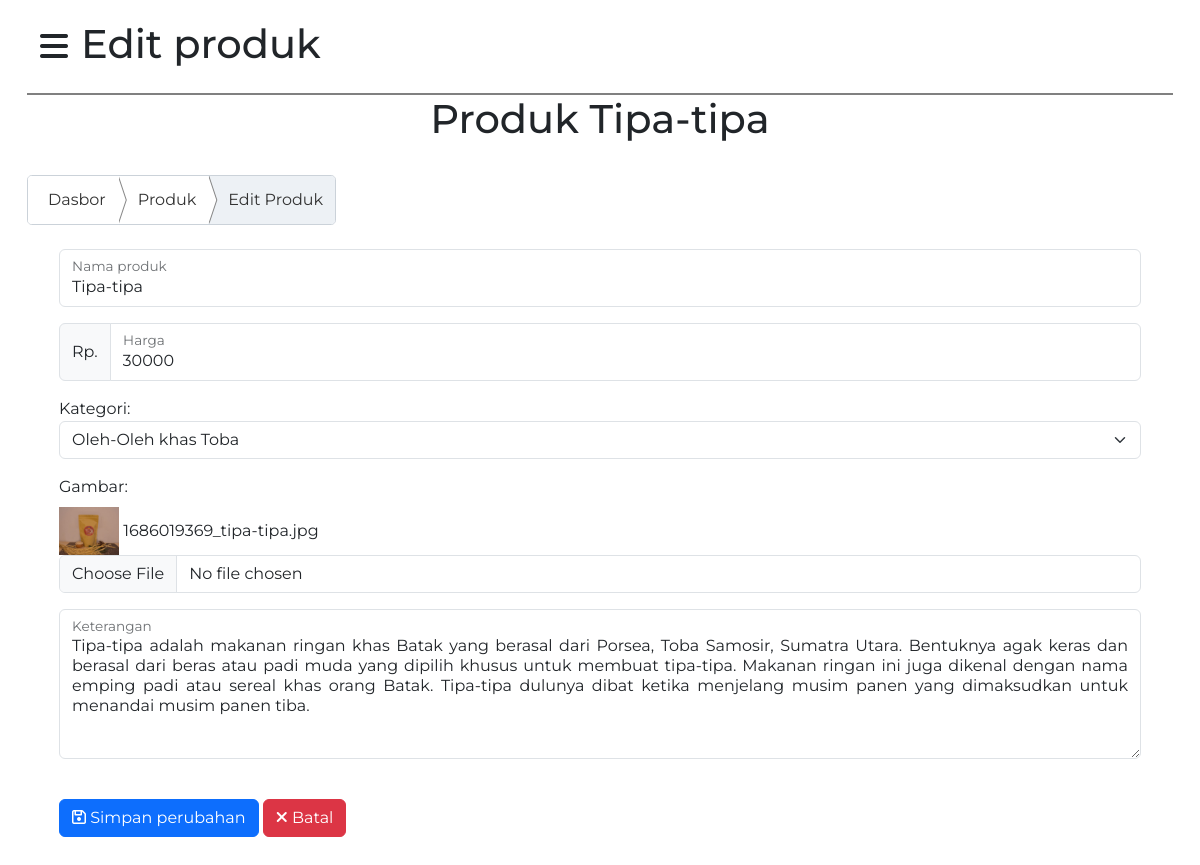
Page /admin/edit_produk.php?id=24 (signed in) on the committed database.
### tables this page shows
CREATE TABLE `produk` (
  `id` INT(11) NOT NULL,
  `kategori_id` INT(11) NOT NULL,
  `nama` VARCHAR(255) NOT NULL,
  `harga` DOUBLE NOT NULL,
  `foto` TEXT DEFAULT NULL,
  `detail` TEXT DEFAULT NULL
);

CREATE TABLE `kategori` (
  `id_kategori` INT(11) NOT NULL,
  `nama_kategori` VARCHAR(100) NOT NULL,
  `gambar_kategori` VARCHAR(200) NOT NULL
);

### admin/edit_produk.php (the view, shortened to what this page needs)
<?php
include('config.php');
$id_produk  = $_GET['id'];
$q_produk   = mysqli_query($koneksi, "SELECT * FROM produk WHERE id='$id_produk'");
$produk     = mysqli_fetch_assoc($q_produk);
$q_kategori = mysqli_query($koneksi, "SELECT * FROM kategori");
?>
<?php include('sidebar.php'); ?>
<h1>Edit produk</h1>
                        </div>
                        <center >
                                <h1 class="title">Produk <?= $produk['nama']; ?> </h1>
                                <br>
                            </center>
                        <nav class="breadcrumbs">
                            <a href="index.php" class="breadcrumbs__item">Dasbor</a>
                            <a href="produk.php" class="breadcrumbs__item">Produk</a>
                            <a href="#cart" class="breadcrumbs__item is-active">Edit Produk</a>
                            </nav>
                        <form style="padding-inline:2rem;" method="POST" action="edit_produk_proses.php" enctype="multipart/form-data">
                                <input type="hidden" class="form-control" value="<?= $produk['id']; ?>" name="id" readonly ><br>
                            <div class="mb-3">
                                <div class="form-floating">
                                    <input type="text" class="form-control" value="<?= $produk['nama']; ?>" name="nama" id="floatingInputGroup1" placeholder="Nama">
                                    <label for="floatingInputGroup1">Nama produk</label>
                                </div>
                            </div>
                            <div class="mb-3">
                            <div class="input-group mb-3">
                                <span class="input-group-text">Rp.</span>
                                <div class="form-floating">
                                <input type="number" class="form-control" value="<?= $produk['harga']; ?>" name="harga" id="floatingInputGroup1" placeholder="Harga" min="1000">
                                    <label for="floatingInputGroup1">Harga</label>
                                </div>
                            </div>
                            </div>
                            <div class="mb-3">
                                <label for="kategori">Kategori: </label>
                            <select class="form-select" aria-label="Default select example" name="kategori" >
                                <?php $kategori_terpilih=$produk['kategori_id']; ?>
                                     <?php while ($baris = mysqli_fetch_assoc($q_kategori)) { ?>
                                    <option value="<?= $baris['id_kategori']; ?>" <?php if ($baris['id_kategori'] == $kategori_terpilih) echo "selected"; ?>>
                                      <?= $baris['nama_kategori']; ?>
                                    </option>
                                <?php } ?>
                            </select>
                            </div>
                            <div class="mb-3">
                                <label class="form-label">Gambar:</label><br>
                                <div style="display:flex; align-items: center;">
                                    <img id="preview-gambar" src="../image/<?php echo $produk['foto']; ?>" alt="<?php echo $produk['foto']; ?>" style="width:60px;">
                                    &nbsp;<span id="gambar-nama"><?= $produk['foto']; ?></span>
                                </div>
                                <input type="file" name="gambar" class="form-control" accept=".jpg, .jpeg, .png" id="input-gambar">
                            </div>
                            <div class="mb-3">
                            <div class="form-floating">
                            <textarea name="deskripsi" class="form-control" placeholder="Keterangan" id="floatingTextarea" style="height: 150px;text-align: justify;"><?= $produk['detail']; ?></textarea>
                            <label for="floatingTextarea">Keterangan</label>
                            </div>
                            </div><br>
                            <button type="submit" class="btn btn-primary" ><i class="fa-regular fa-floppy-disk"></i>&nbsp;Simpan perubahan</button>
                            <a href="produk.php" class="btn btn-danger"><i class="fa-solid fa-xmark"></i>&nbsp;Batal</a>
                        </form>
                    </div>
                </div>
            </div>
        </div>
    </div>
</body>
</html>

### admin/css_admin.css (style rules this page uses)
* { font-family: 'Montserrat', sans-serif; }
.atasan h1 { margin-top: 0.4vh; }
.breadcrumbs { border: 1px solid #cbd2d9; border-radius: 0.3rem; display: inline-flex; overflow: hidden; }
.breadcrumbs__item { background: #fff; color: #333; outline: none; padding: 0.75em 0.75em 0.75em 1.25em; position: relative; text-decoration: none; transition: background 0.2s linear; }
.breadcrumbs__item:after, .breadcrumbs__item:before { background: white; bottom: 0; clip-path: polygon(50% 50%, -50% -50%, 0 100%); content: ""; left: 100%; position: absolute; top: 0; transition: background 0.2s linear; width: 1em; z-index: 1; }
.breadcrumbs__item:before { background: grey; margin-left: 1px; }
.breadcrumbs__item:last-child { border-right: none; }
.breadcrumbs__item.is-active { background: #edf1f5; }

### admin/edit_produk.php (style rules this page uses)
a { text-decoration: none; }

### rows in the picture
produk: nama "Tipa-tipa", harga "30000", kategori "Oleh-Oleh khas Toba", foto (picture), foto "1686019369_tipa-tipa.jpg", deskripsi "Tipa-tipa adalah makanan ringan khas Batak yang berasal dari Porsea, Toba Samosir, Sumatra Utara. Bentuknya agak keras dan berasal dari beras atau padi muda yang dipilih khusus untuk membuat tipa-tipa. Makanan ringan ini juga dikenal dengan nama emping padi atau sereal khas orang Batak. Tipa-tipa dulunya dibat ketika menjelang musim panen yang dimaksudkan untuk menandai musim panen tiba."
